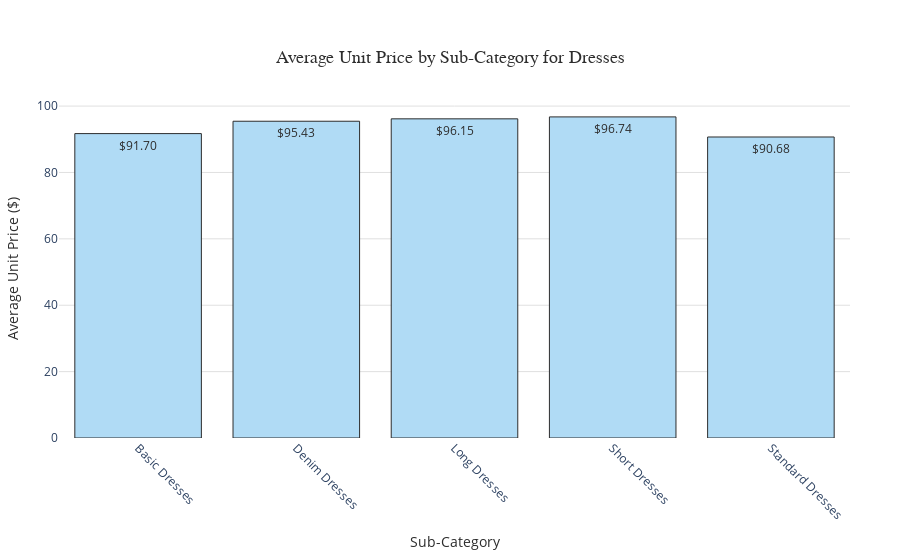

The notebook cell saved with this chart:
### Markdown cell above
#### 👗 **Average Unit Price by Sub-Category (Dresses)**

Now, let’s zoom into Dresses and see how prices differ across styles like Short Dresses or Long Dresses.

How We Did It:

- We filtered the data to only look at Dresses.
- Grouped them by style to find the average price for each.

What We Found:

- Most dress styles cost between $90–$95.
- Short Dresses and Long Dresses are a bit pricier—maybe because they use more fabric or have fancier designs.
- Standard and Basic Dresses are cheaper, perfect for everyday wear.
- This info helps Yakira Bella spot their fancy, high-end dresses and decide which ones to promote more.

### Code cell
import pandas as pd
import plotly.express as px
import plotly.graph_objects as go

# Load the Sales Analysis sheet
df = pd.read_excel('/Users/er/Desktop/Yakira Bella Test/project/Presentation/Final_Analyst_Project_Complete.xlsx', sheet_name='Sales Analysis')

# Filter for Category = 'Dresses'
df_dresses = df[df['Category'] == 'Dresses']

# Calculate the average Unit Price by Sub-Category for Dresses
avg_price_by_subcategory = df_dresses.groupby('Sub-Category')['Unit Price'].mean().reset_index()

# Create a bar chart
fig = go.Figure()

fig.add_trace(go.Bar(
    x=avg_price_by_subcategory['Sub-Category'],
    y=avg_price_by_subcategory['Unit Price'],
    marker=dict(
        color='#b0dbf5',  # Soft coral color for bars
        line=dict(width=1, color='#2D2D2D')  # Thin dark outline
    ),
    text=[f'${price:.2f}' for price in avg_price_by_subcategory['Unit Price']],  # Display price on bars
    textposition='auto',  # Automatically position text on top
    textfont=dict(size=12, color='#2D2D2D')
))

# Customize the layout
fig.update_layout(
    title=dict(
        text='Average Unit Price by Sub-Category for Dresses',
        font=dict(size=18, color='#2D2D2D', family='Arial, bold'),
        x=0.5,
        xanchor='center',
        yanchor='top',
        pad=dict(t=20)
    ),
    xaxis=dict(
        title='Sub-Category',
        titlefont=dict(size=14, color='#2D2D2D'),
        tickfont=dict(size=12),
        tickangle=45,
        showgrid=False
    ),
    yaxis=dict(
        title='Average Unit Price ($)',
        titlefont=dict(size=14, color='#2D2D2D'),
        tickfont=dict(size=12),
        gridcolor='#E0E0E0',
        zeroline=False
    ),
    plot_bgcolor='#FFFFFF',  # Clean white background
    paper_bgcolor='#FFFFFF',
    margin=dict(l=50, r=50, t=100, b=100),
    showlegend=False,
    hovermode='x'  # Show hover info for x-axis values
)

# Show the plot
fig.show()

### Figure 1 — Plotly figure (JSON) as saved in the notebook; plotly's stock layout.template omitted (floating-point values rounded to 4 significant figures)
{"data": [{"marker": {"color": "#b0dbf5", "line": {"color": "#2D2D2D", "width": 1}}, "text": ["$91.70", "$95.43", "$96.15", "$96.74", "$90.68"], "textfont": {"color": "#2D2D2D", "size": 12}, "textposition": "auto", "type": "bar", "x": ["Basic Dresses", "Denim Dresses", "Long Dresses", "Short Dresses", "Standard Dresses"], "y": [91.7, 95.43, 96.15, 96.74, 90.68]}], "layout": {"hovermode": "x", "margin": {"b": 100, "l": 50, "r": 50, "t": 100}, "paper_bgcolor": "#FFFFFF", "plot_bgcolor": "#FFFFFF", "showlegend": false, "title": {"font": {"color": "#2D2D2D", "family": "Arial, bold", "size": 18}, "pad": {"t": 20}, "text": "Average Unit Price by Sub-Category for Dresses", "x": 0.5, "xanchor": "center", "yanchor": "top"}, "xaxis": {"showgrid": false, "tickangle": 45, "tickfont": {"size": 12}, "title": {"font": {"color": "#2D2D2D", "size": 14}, "text": "Sub-Category"}}, "yaxis": {"gridcolor": "#E0E0E0", "tickfont": {"size": 12}, "title": {"font": {"color": "#2D2D2D", "size": 14}, "text": "Average Unit Price ($)"}, "zeroline": false}}}
